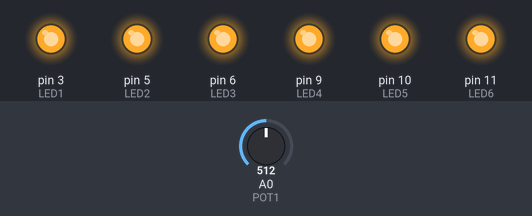
The sketch below on a simulated Arduino Uno, built with avr-gcc and run on an emulated ATmega328P. Shown: output pins drawn as LEDs (lit = HIGH). Dashed ring = blinking. The inputs (shaded band) are chosen by the test bench; at power-on: A0 (POT1) = 512.

Above: at 2.9 s.
3.0 s: A0 (POT1) set to 122
At 3.9 s:
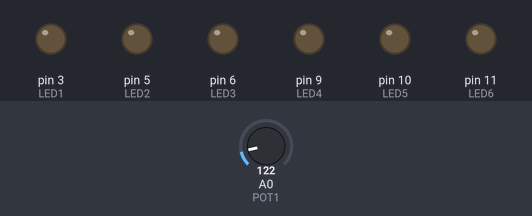
6.5 s: A0 (POT1) set to 0
At 6.85 s:
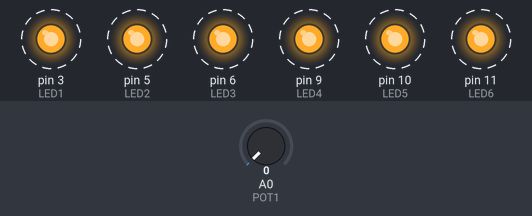
Timing chart, 0 to 16.0 s (numbered marks = the images above; inputs shaded):
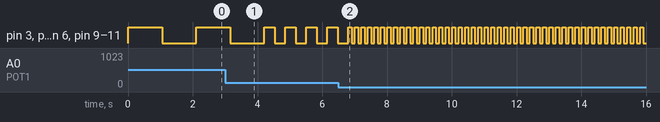

The sketch:

Anaologic_3.1.ino
```cpp
/*************************************************************************
**                                                                      **
**                     Entrades-Sortides digitals                       **
**                                                                      **
*************************************************************************/

//*******  Includes  *****************************************************


//*******  Variables  ****************************************************
int LED1= 3;
int LED2= 5;
int LED3= 6;
int LED4= 9;
int LED5= 10;
int LED6= 11;
int POT1= A0;
int ValPot;


//*******  Setup  ********************************************************
void setup(){
  Serial.begin(9600);
  pinMode (LED1, OUTPUT);
  pinMode (LED2, OUTPUT);
  pinMode (LED3, OUTPUT);
  pinMode (LED4, OUTPUT);
  pinMode (LED5, OUTPUT);
  pinMode (LED6, OUTPUT);
  pinMode (POT1, INPUT);
}

//*******  Loop  *********************************************************
void loop(){

  ValPot= analogRead (POT1);
  ValPot= map(ValPot, 0, 1023, 100, 2000);

  digitalWrite (LED1, HIGH);
  digitalWrite (LED2, HIGH);
  digitalWrite (LED3, HIGH);
  digitalWrite (LED4, HIGH);
  digitalWrite (LED5, HIGH);
  digitalWrite (LED6, HIGH);
  delay (ValPot);

  digitalWrite (LED1, LOW);
  digitalWrite (LED2, LOW);
  digitalWrite (LED3, LOW);
  digitalWrite (LED4, LOW);
  digitalWrite (LED5, LOW);
  digitalWrite (LED6, LOW);
  delay (ValPot);

}
```

Measured:
- after the input at 6.5 s, pin 3 (LED1), pin 5 (LED2), pin 6 (LED3), pin 9 (LED4), pin 10 (LED5), pin 11 (LED6): alternates HIGH for 0.10 s and LOW for 0.10 s, starting after 0.41 s
- by itself, pin 3 (LED1), pin 5 (LED2), pin 6 (LED3), pin 9 (LED4), pin 10 (LED5), pin 11 (LED6): repeats every 0.65 s: HIGH 0.33 s, LOW 0.33 s
